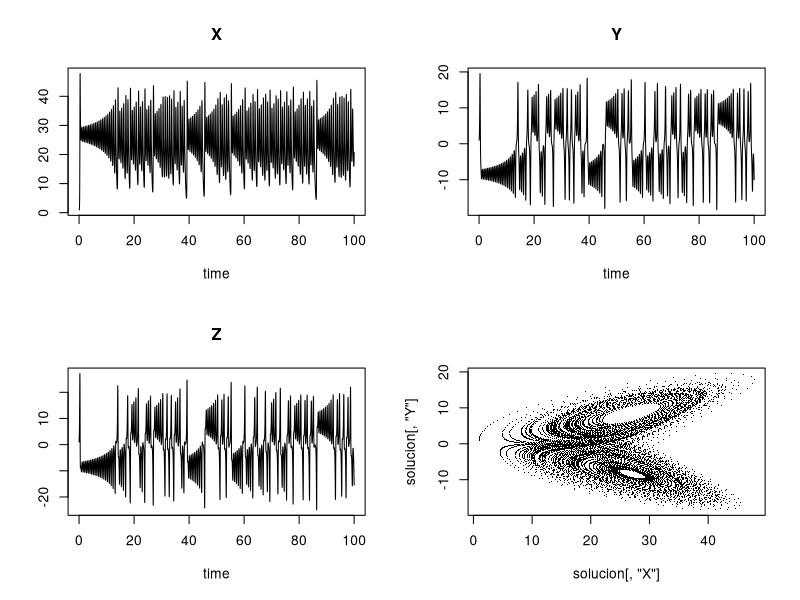
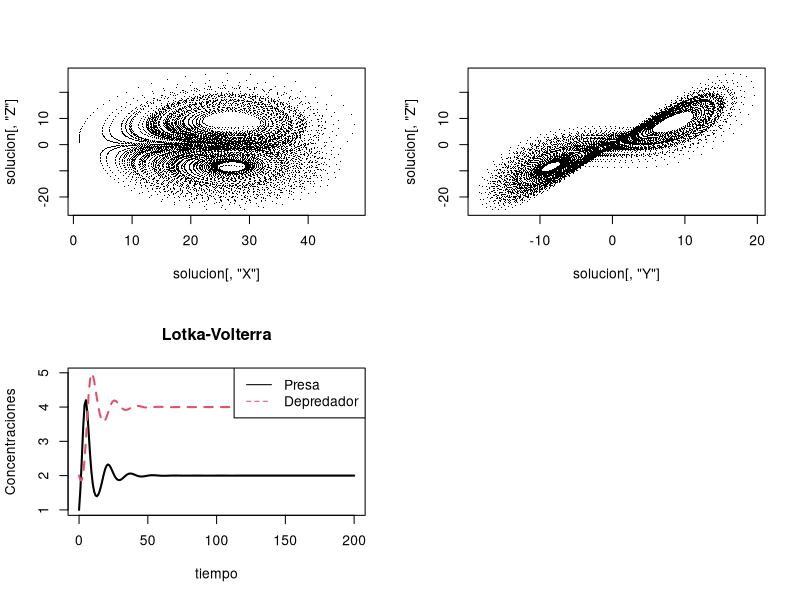

Write the R code that produced these figures, in order.
## ---- chunk 1
parametros <- c(a = -8/3,
                b = -10,
                c = 28)

estado <- c(X = 1,
            Y = 1,
            Z = 1)

tiempo <- seq(0, 100, by = 0.01)# tiempo de simulacion

Lorenz <- function (t, estado, parametros){
  with(as.list(c(estado, parametros)),{
# Razon de cambio
    dX <- a * X + Y * Z
    dY <- b * (Y-Z)
    dZ <- -X * Y + c * Y - Z
    list(c(dX, dY, dZ))
}) # temina with
} # termina funcion



## ---- chunk 2
library(deSolve)

solucion <- ode(y = estado,
                times = tiempo,
                func = Lorenz,
                parms = parametros)
head(solucion)
tail(solucion)
## ---- chunk 3
plot(solucion)
plot(solucion[, "X"], solucion[, "Y"], pch = ".")
plot(solucion[, "X"], solucion[, "Z"], pch = ".")
plot(solucion[, "Y"], solucion[, "Z"], pch = ".")
## ---- chunk 4

parametros <- c(rI=0.2,
                rG=1.0,
                rM=0.2,
                AE=0.5,
                K =10)

estado <- c(P = 1,
            C = 2)

tiempo <- seq(0, 200, by = 1)# tiempo de simulacion

LVmod0D <- function (t, estado, parametros){
  with(as.list(c(estado, parametros)),{
# Razon de cambio
IngestC<-rI*P*C
GrowthP<-rG*P*(1-P/K)
MortC <- rM * C
dP <- GrowthP - IngestC
dC <- IngestC * AE - MortC
return(list(c(dP, dC)))
}) # temina with
} # termina funcion
## ---- chunk 5
library(deSolve)
solucion <- ode(y = estado,
                times = tiempo,
                func = LVmod0D,
                parms = parametros)
head(solucion)
tail(solucion)
## ---- chunk 6
matplot(solucion[,"time"], solucion[,2:3], type = "l",
        xlab = "tiempo", ylab = "Concentraciones",
        main = "Lotka-Volterra", lwd = 2)# es una función de R
legend("topright", c("Presa", "Depredador"), col = 1:2, lty = 1:2)
